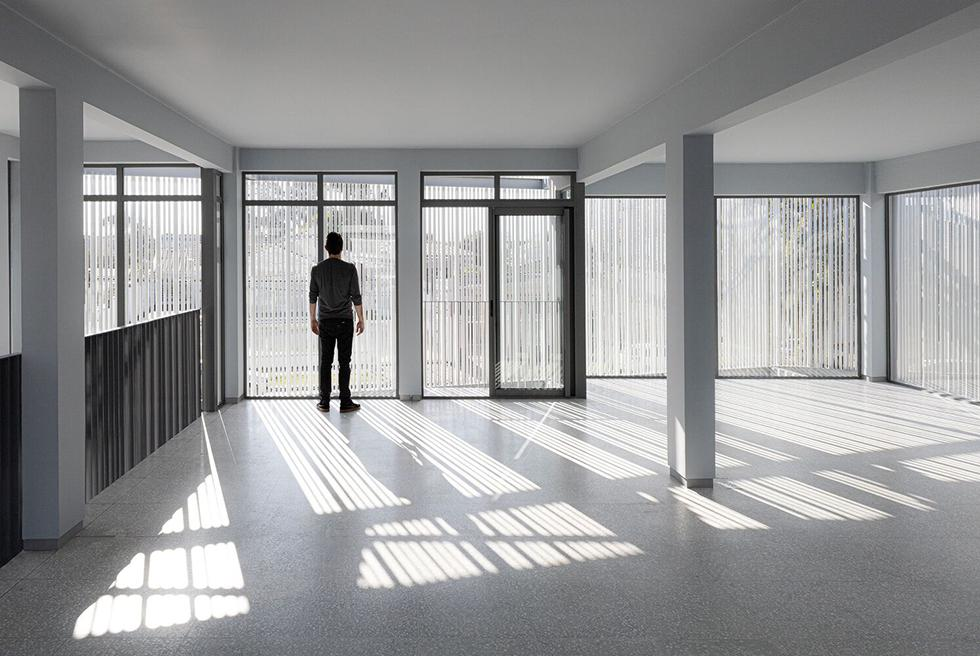
#> input picture data/raw/shadows/Man_Modern_Window.jpeg, 980 x 656 px, found by its file name
$ python i.py
#> lines starting #> are read from the running program, lines starting #| are printed output that depends on the picture; after the words box and inside, x2 and y2 are one past the last pixel; in counts of white or black regions, pixels touching at a corner belong together
# [544 lines of commented-out code are left out]

import cv2
import numpy as np
import matplotlib.pyplot as plt


class IlluminationAnalyzer:
    """
    V2 pipeline:

        Image
          |
          v
        LAB -> L channel (illumination proxy)
          |
          v
        Local illumination estimate (large-kernel blur)
          |
          v
        Illumination discontinuity map  (L - local_mean, i.e. "how much
        darker is this pixel than its own neighborhood")
          |
          v
        Adaptive shadow threshold (local, NOT global percentile)
          |
          v
        Shape/geometry filtering  (drop thin/elongated/border-hugging
        blobs -> these are window frames, pillars, walls, not shadows)
          |
          v
        [optional] Hue-invariance filter (shadows preserve hue, material
        edges usually don't)
          |
          v
        Shadow boundary extraction -> Hough lines -> dominant direction
        -> light direction (best-effort, secondary to mask quality)

    V1 bug this fixes: "dark == shadow" (global percentile threshold)
    incorrectly classified an intrinsically dark wall as a shadow region,
    and Hough picked up window-frame edges as if they were shadow
    boundaries. Both are fixed by working in *local contrast* space
    instead of *global brightness* space, plus explicit shape filtering.
    """

    def __init__(
        self,
        # local illumination estimation
        illum_blur_size=61,
        # adaptive threshold for shadow discontinuity
        adaptive_block_size=51,
        adaptive_C=8,
        # morphology cleanup
        morph_kernel_size=5,
        min_component_area=150,
        # shape filtering (rejects thin frame/pillar edges)
        max_aspect_ratio=6.0,
        min_extent=0.15,
        max_border_touch_frac=0.6,
        # optional hue-invariance filter
        use_hue_filter=False,
        hue_tol=12,
        # edge / line detection
        canny_low=40,
        canny_high=120,
        hough_threshold=40,
        min_line_length=30,
        max_line_gap=10,
    ):
        self.illum_blur_size = illum_blur_size

        self.adaptive_block_size = adaptive_block_size
        self.adaptive_C = adaptive_C

        self.morph_kernel_size = morph_kernel_size
        self.min_component_area = min_component_area

        self.max_aspect_ratio = max_aspect_ratio
        self.min_extent = min_extent
        self.max_border_touch_frac = max_border_touch_frac

        self.use_hue_filter = use_hue_filter
        self.hue_tol = hue_tol

        self.canny_low = canny_low
        self.canny_high = canny_high
        self.hough_threshold = hough_threshold
        self.min_line_length = min_line_length
        self.max_line_gap = max_line_gap

    # =====================================================
    # IMAGE PROCESSING
    # =====================================================

    def load_image(self, image_path):
        image = cv2.imread(image_path)
        if image is None:
            raise FileNotFoundError(image_path)
        return image

    def preprocess(self, image):
        """Return (L channel from LAB, full HSV image)."""
        lab = cv2.cvtColor(image, cv2.COLOR_BGR2LAB)
        L = lab[:, :, 0]
        L = cv2.GaussianBlur(L, (5, 5), 0)

        hsv = cv2.cvtColor(image, cv2.COLOR_BGR2HSV)

        return L, hsv

    # =====================================================
    # LOCAL ILLUMINATION / DISCONTINUITY MAP
    # =====================================================

    def estimate_local_illumination(self, L):
        """Large-kernel blur = 'what brightness would we expect here
        if there were no shadow' (local background estimate)."""
        k = self.illum_blur_size
        if k % 2 == 0:
            k += 1
        return cv2.GaussianBlur(L, (k, k), 0)

    def compute_discontinuity_map(self, L, local_illum):
        """Positive values = pixel darker than its local neighborhood.
        This is the quantity that actually corresponds to 'illumination
        suddenly decreasing here', not raw darkness."""
        diff = local_illum.astype(np.float32) - L.astype(np.float32)
        diff = np.clip(diff, 0, 255).astype(np.uint8)
        return diff

    # =====================================================
    # SHADOW CANDIDATES (ADAPTIVE, LOCAL)
    # =====================================================

    def detect_shadow_candidates(self, L):
        """Adaptive threshold on L itself: flags pixels that are
        significantly darker than their own local neighborhood mean.
        This is local/relative, unlike a global percentile cut, so a
        uniformly dark wall (locally flat) will NOT be flagged, while a
        real shadow edge on a lit floor (local contrast) will be."""
        block = self.adaptive_block_size
        if block % 2 == 0:
            block += 1

        mask = cv2.adaptiveThreshold(
            L,
            255,
            cv2.ADAPTIVE_THRESH_GAUSSIAN_C,
            cv2.THRESH_BINARY_INV,
            block,
            self.adaptive_C,
        )
        return mask

    # =====================================================
    # CLEANUP
    # =====================================================

    def clean_shadow_mask(self, shadow_mask):
        kernel = np.ones(
            (self.morph_kernel_size, self.morph_kernel_size), np.uint8
        )
        cleaned = cv2.morphologyEx(shadow_mask, cv2.MORPH_OPEN, kernel)
        cleaned = cv2.morphologyEx(cleaned, cv2.MORPH_CLOSE, kernel)
        return cleaned

    # =====================================================
    # SHAPE FILTERING (rejects window frames / pillars / wall strips)
    # =====================================================

    def filter_shadow_components(self, mask):
        """Keep only connected components that look like plausible cast
        shadows (blobby, not thin bars; not hugging the image border
        along their whole length, which is typical of walls/frames)."""
        h, w = mask.shape
        n_labels, labels, stats, _ = cv2.connectedComponentsWithStats(
            mask, connectivity=8
        )

        keep = np.zeros_like(mask)

        for label in range(1, n_labels):
            x, y, cw, ch, area = stats[label]

            if area < self.min_component_area:
                continue

            long_side = max(cw, ch)
            short_side = max(min(cw, ch), 1)
            aspect_ratio = long_side / short_side

            if aspect_ratio > self.max_aspect_ratio:
                # thin bar -> almost certainly a frame/pillar edge, not
                # a cast shadow blob
                continue

            extent = area / float(cw * ch)
            if extent < self.min_extent:
                # very sparse/skeleton-like region within its bbox
                continue

            component_mask = labels == label
            border_pixels = (
                np.count_nonzero(component_mask[0, :])
                + np.count_nonzero(component_mask[-1, :])
                + np.count_nonzero(component_mask[:, 0])
                + np.count_nonzero(component_mask[:, -1])
            )
            perimeter_est = 2 * (cw + ch)
            border_frac = border_pixels / max(perimeter_est, 1)
            if border_frac > self.max_border_touch_frac:
                # runs along the image edge -> likely wall/structure,
                # not a shadow cast on a surface
                continue

            keep[component_mask] = 255

        return keep

    # =====================================================
    # OPTIONAL: HUE-INVARIANCE FILTER
    # =====================================================

    # [20 lines left out: function apply_hue_filter, not called in this run]

    # =====================================================
    # SHADOW EDGES / LINES (unchanged in spirit, now fed a clean mask)
    # =====================================================

    def detect_shadow_edges(self, shadow_mask):
        return cv2.Canny(shadow_mask, self.canny_low, self.canny_high)

    def detect_shadow_lines(self, edges):
        lines = cv2.HoughLinesP(
            edges,
            rho=1,
            theta=np.pi / 180,
            threshold=self.hough_threshold,
            minLineLength=self.min_line_length,
            maxLineGap=self.max_line_gap,
        )
        if lines is None:
            return np.empty((0, 4), dtype=int)
        return np.asarray(lines).reshape(-1, 4)

    # =====================================================
    # LINE UTILITIES
    # =====================================================

    def line_angle(self, line):
        x1, y1, x2, y2 = line
        angle = np.degrees(np.arctan2(y2 - y1, x2 - x1))
        return angle % 180

    def line_length(self, line):
        x1, y1, x2, y2 = line
        return np.hypot(x2 - x1, y2 - y1)

    def merge_duplicate_lines(self, lines, angle_tol=5.0, distance_tol=20.0):
        if len(lines) == 0:
            return lines

        used = np.zeros(len(lines), dtype=bool)
        merged = []

        angles = np.array([self.line_angle(l) for l in lines])
        midpoints = np.array(
            [((l[0] + l[2]) / 2, (l[1] + l[3]) / 2) for l in lines]
        )

        for i in range(len(lines)):
            if used[i]:
                continue
            group = [i]
            used[i] = True
            for j in range(i + 1, len(lines)):
                if used[j]:
                    continue
                angle_diff = min(
                    abs(angles[i] - angles[j]),
                    180 - abs(angles[i] - angles[j]),
                )
                distance = np.linalg.norm(midpoints[i] - midpoints[j])
                if angle_diff < angle_tol and distance < distance_tol:
                    group.append(j)
                    used[j] = True

            group_lines = lines[group]
            lengths = np.array([self.line_length(l) for l in group_lines])
            merged.append(group_lines[np.argmax(lengths)])

        return np.array(merged)

    # =====================================================
    # SHADOW / LIGHT DIRECTION (secondary, best-effort)
    # =====================================================

    def estimate_dominant_shadow_direction(self, lines):
        if len(lines) == 0:
            return None

        angles = np.array([self.line_angle(l) for l in lines])
        lengths = np.array([self.line_length(l) for l in lines])

        x = np.cos(np.deg2rad(angles))
        y = np.sin(np.deg2rad(angles))

        vx = np.average(x, weights=lengths)
        vy = np.average(y, weights=lengths)

        return np.degrees(np.arctan2(vy, vx)) % 180

    def estimate_light_direction(self, shadow_angle):
        if shadow_angle is None:
            return None
        return (shadow_angle + 180) % 360

    # =====================================================
    # VISUALIZATION
    # =====================================================

    def draw_shadow_lines(self, image, lines):
        output = image.copy()
        for line in lines:
            x1, y1, x2, y2 = line
            cv2.line(output, (x1, y1), (x2, y2), (0, 255, 0), 2)
        return output

    def draw_light_direction(self, image, light_angle):
        output = image.copy()
        if light_angle is None:
            return output

        h, w = output.shape[:2]
        cx, cy = w // 2, h // 2
        length = int(min(h, w) * 0.25)
        theta = np.deg2rad(light_angle)
        x2 = int(cx + length * np.cos(theta))
        y2 = int(cy + length * np.sin(theta))

        cv2.arrowedLine(
            output, (cx, cy), (x2, y2), (0, 0, 255), 4, tipLength=0.15
        )
        return output

    # =====================================================
    # MAIN PIPELINE
    # =====================================================

    def analyze(self, image_path):
        image = self.load_image(image_path)
#> in load_image, image is the input picture: shape (656, 980, 3); mean B, G, R 153.4, 152.6, 152

        L, hsv = self.preprocess(image)

        local_illum = self.estimate_local_illumination(L)
        discontinuity_map = self.compute_discontinuity_map(L, local_illum)

        shadow_mask = self.detect_shadow_candidates(L)
#> in detect_shadow_candidates, `mask = cv2.adaptiveThreshold( L, 255, cv2.ADAPTIVE_THRESH_GAUSSIAN_C, ..`:
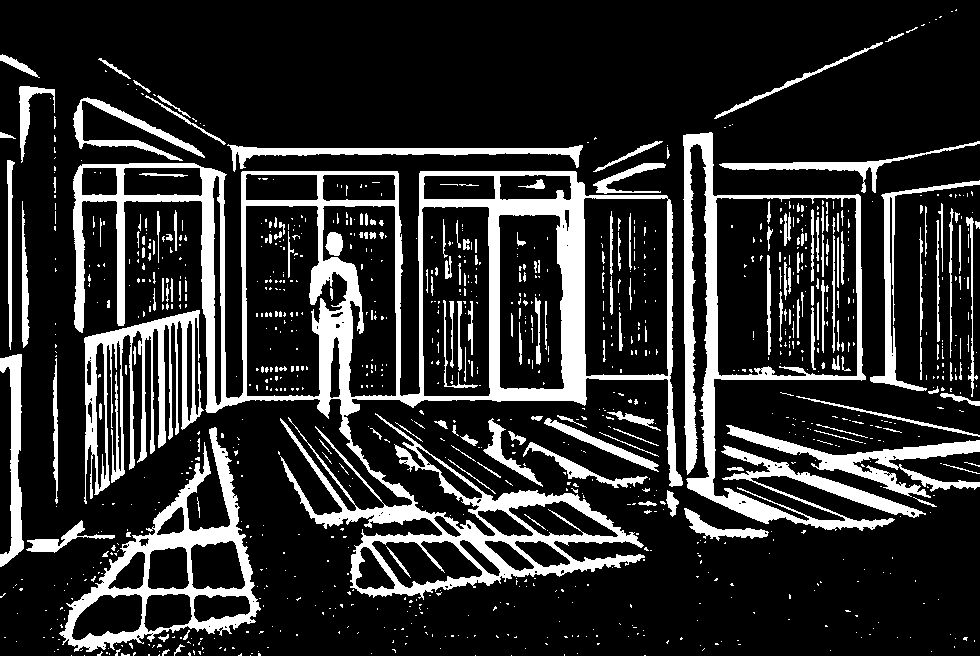
#> mask: shape (656, 980); 18.2% white; 1077 white regions (877 under 20 px), largest, box (x1, y1, x2, y2) and area: (73, 163, 683, 600) 45249, (683, 132, 926, 531) 14450, (59, 427, 261, 652) 9098
        shadow_mask = self.clean_shadow_mask(shadow_mask)
        shadow_mask = self.filter_shadow_components(shadow_mask)
#> in filter_shadow_components, `n_labels, labels, stats, _ = cv2.connectedComponentsWithStats( mask, c..`:
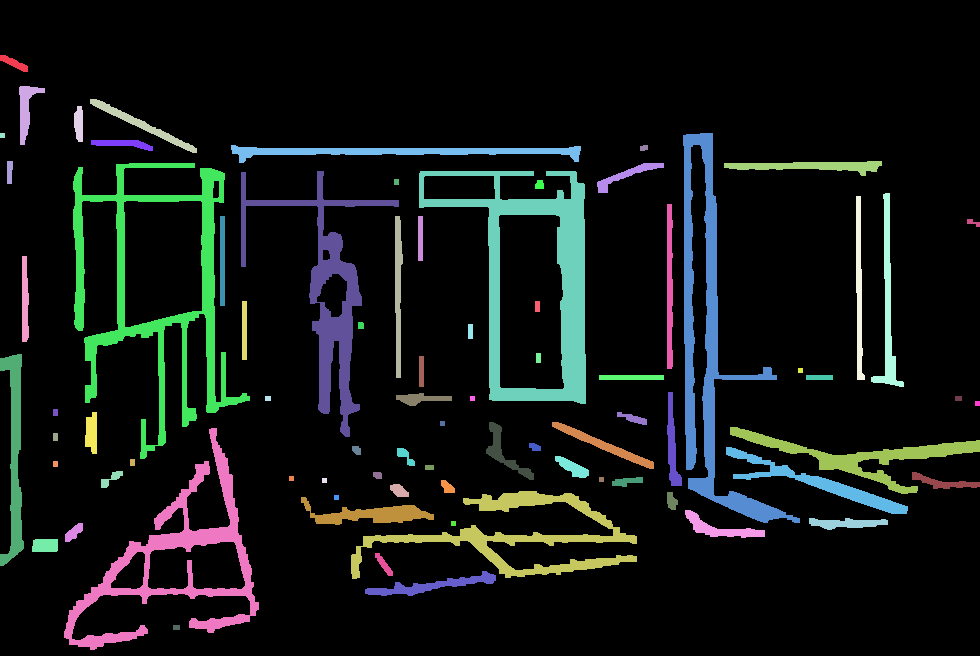
#> labels: shape (656, 980) int32; 80 distinct labels, from 0 to 79; one colour per label, 0 black
#> in filter_shadow_components, `n_labels, labels, stats, _ = cv2.connectedComponentsWithStats( mask, c..`: n_labels = 80; stats = 80 rows, first 6: [0, 0, 980, 656, 560428], [0, 55, 28, 17, 205], [19, 86, 26, 59, 623], [90, 99, 107, 54, 844], [74, 106, 9, 36, 273], [0, 133, 5, 5, 25]
#> the loop in filter_shadow_components, `for label in range(1, n_labels):` made 79 passes
#> (x, y, cw, ch, area) on passes 5, 9, 10, 16: (0, 133, 5, 5, 25), (640, 145, 8, 6, 42), (7, 161, 6, 23, 124), (394, 179, 5, 6, 30)

        if self.use_hue_filter:
            shadow_mask = self.apply_hue_filter(shadow_mask, hsv, local_illum)
            shadow_mask = self.clean_shadow_mask(shadow_mask)

        shadow_edges = self.detect_shadow_edges(shadow_mask)
#> in detect_shadow_edges, `return cv2.Canny(shadow_mask, self.canny_low, self.canny_high)`:
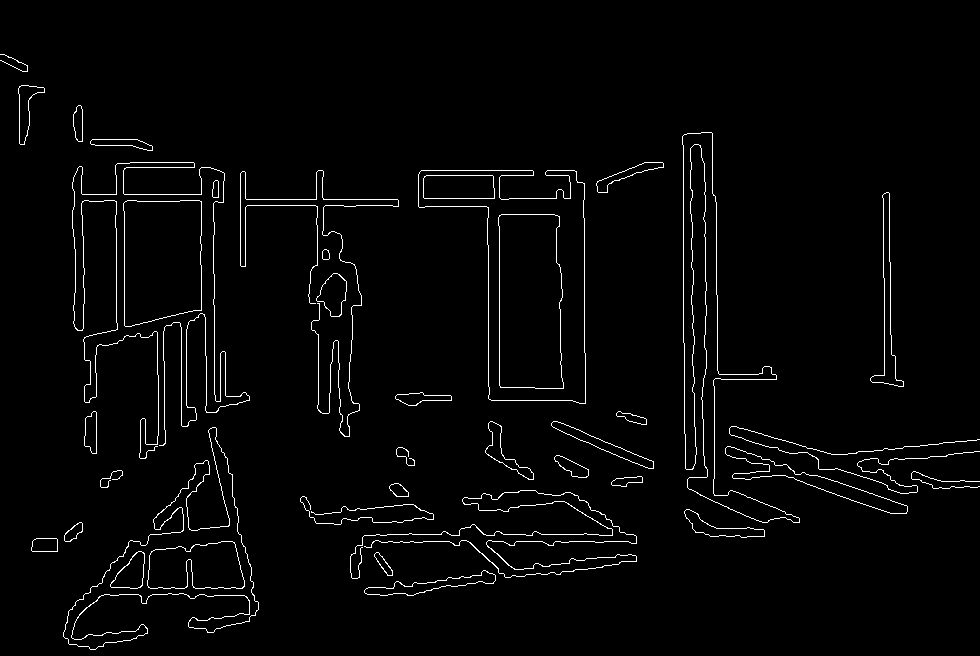
#> returned value: shape (656, 980); 2.3% white in thin lines or dots
        shadow_lines = self.detect_shadow_lines(shadow_edges)
#> in detect_shadow_lines, `lines = cv2.HoughLinesP( edges, rho=1, theta=np.pi / 180, threshold=se..`: lines = 161 rows, first 6: [683, 342, 683, 135], [240, 199, 397, 199], [488, 510, 564, 501], [691, 238, 692, 269], [488, 398, 488, 245], [362, 541, 468, 541]
#> shadow_lines has the same summary as lines in detect_shadow_lines
        shadow_lines = self.merge_duplicate_lines(shadow_lines)
#> in merge_duplicate_lines, `angles = np.array([self.line_angle(l) for l in lines])`: angles = 161 values, max 179 at index 103, min 0 at index 1, mean 92.79
#> in merge_duplicate_lines, `midpoints = np.array( [((l[0] + l[2]) / 2, (l[1] + l[3]) / 2) for l in..`: midpoints = 161 pairs, first value 19 to 963.5, second value 124 to 641
#> the loop in merge_duplicate_lines, `for i in range(len(lines)):` made 161 passes
#> lengths on passes 3, 5, 7: [76.53], [153], [37]

        shadow_angle = self.estimate_dominant_shadow_direction(shadow_lines)
        light_angle = self.estimate_light_direction(shadow_angle)

        line_image = self.draw_shadow_lines(image, shadow_lines)
#> the loop in draw_shadow_lines, `for line in lines:` made 122 passes
        direction_image = self.draw_light_direction(line_image, light_angle)
#> in draw_light_direction, `cv2.arrowedLine( output, (cx, cy), (x2, y2), (0, 0, 255), 4, tipLength..`:
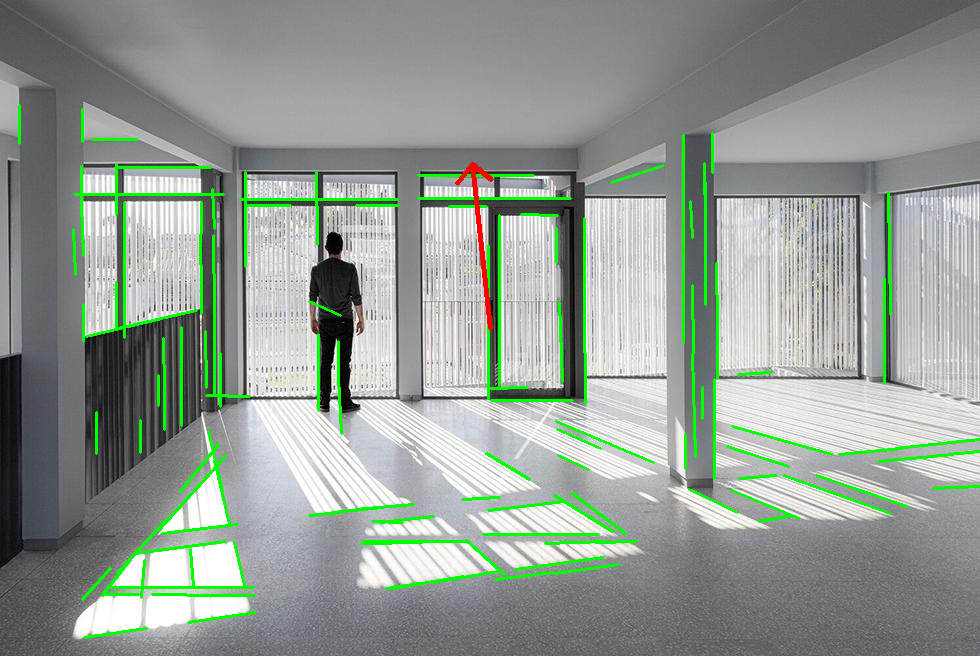
#> output: shape (656, 980, 3); mean B, G, R 147.7, 156.2, 146.7

        return {
            "original": image,
            "L_channel": L,
            "local_illumination": local_illum,
            "discontinuity_map": discontinuity_map,
            "shadow_mask": shadow_mask,
            "shadow_edges": shadow_edges,
            "shadow_lines_image": line_image,
            "light_direction_image": direction_image,
            "shadow_lines": shadow_lines,
            "shadow_angle": shadow_angle,
            "light_angle": light_angle,
            "num_shadow_lines": len(shadow_lines),
            "shadow_candidate_pixels": int(np.count_nonzero(shadow_mask)),
            "shadow_edge_pixels": int(np.count_nonzero(shadow_edges)),
            "illumination_min": int(local_illum.min()),
            "illumination_max": int(local_illum.max()),
        }


# =====================================================
# VISUALIZATION
# =====================================================

def show_results(results, save_path=None):
    plt.figure(figsize=(24, 6))

    panels = [
        ("Original", cv2.cvtColor(results["original"], cv2.COLOR_BGR2RGB), None),
        ("L channel", results["L_channel"], "gray"),
        ("Local illumination", results["local_illumination"], "gray"),
        ("Discontinuity map", results["discontinuity_map"], "gray"),
        ("Shadow mask (filtered)", results["shadow_mask"], "gray"),
        ("Light direction", cv2.cvtColor(results["light_direction_image"], cv2.COLOR_BGR2RGB), None),
    ]

    for i, (title, img, cmap) in enumerate(panels, start=1):
        plt.subplot(1, len(panels), i)
        plt.imshow(img, cmap=cmap)
        plt.title(title)
        plt.axis("off")

    plt.tight_layout()

    if save_path:
        plt.savefig(save_path, dpi=120, bbox_inches="tight")
        plt.close()
    else:
        plt.show()


# =====================================================
# STANDALONE TEST
# =====================================================

if __name__ == "__main__":
    import sys

    image_path = (
        sys.argv[1]
        if len(sys.argv) > 1
        else "../data/raw/shadows/Man_Modern_Window.jpeg"
    )

    analyzer = IlluminationAnalyzer()
    results = analyzer.analyze(image_path)

    print()
    print("=" * 50)
    print("ILLUMINATION ANALYSIS (v2)")
    print("=" * 50)
    print()
    print(f"Shadow candidates : {results['shadow_candidate_pixels']}")
#| Shadow candidates : 67936
    print(f"Shadow edges      : {results['shadow_edge_pixels']}")
#| Shadow edges      : 14954
    print(f"Shadow lines      : {results['num_shadow_lines']}")
#| Shadow lines      : 122

    if results["shadow_angle"] is None:
        print("Dominant shadow   : Not detected")
    else:
        print(f"Dominant shadow   : {results['shadow_angle']:.2f}°")
#| Dominant shadow   : 84.01°

    if results["light_angle"] is None:
        print("Light direction   : Not detected")
    else:
        print(f"Light direction   : {results['light_angle']:.2f}°")
#| Light direction   : 264.01°

    show_results(results, save_path="v2_result.png")
#> the loop in show_results, `for i, (title, img, cmap) in enumerate(panels, start=1):` made 6 passes
#> (title, cmap) on passes 1 to 4: ('Original', None), ('L channel', 'gray'), ('Local illumination', 'gray'), ('Discontinuity map', 'gray')
#> in show_results, `plt.savefig(save_path, dpi=120, bbox_inches="tight")`:
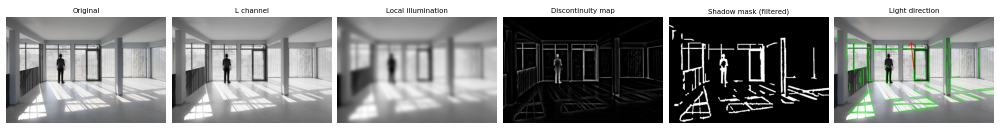
#> figure drawn by matplotlib, 6 panels
